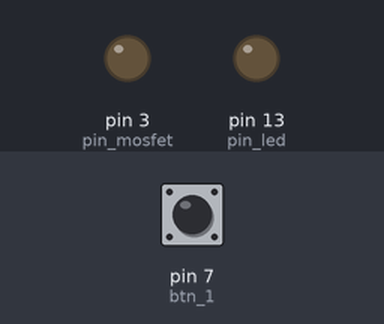
Bench run of a sketch on a simulated Arduino Uno, built with avr-gcc and run on an emulated ATmega328P. On the bench: output pins drawn as LEDs (lit = HIGH). The test bench sets the inputs (shaded band); at power-on: pin 7 (btn_1) HIGH.

Above: at 1.2 s.
1.3 s: pin 7 (btn_1) pulled LOW for 0.15 s
At 9.7 s:
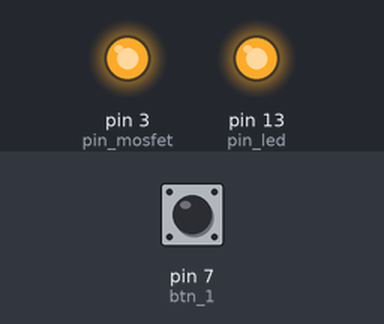
Timing chart, 0 to 10.4 s (numbered marks = the images above; inputs shaded):
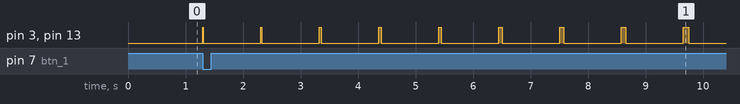

The sketch:

sketch_aug13c.ino
```cpp
#define pin_mosfet 3
#define pin_led 13
#define btn_1 7
void setup() {
  // put your setup code here, to run once:
  pinMode(pin_mosfet, OUTPUT);
  pinMode(pin_led, OUTPUT);
}

void loop() {
  // put your main code here, to run repeatedly:
  if (digitalRead(btn_1) == LOW) {
    for (int i = 0; i < 1; ++i) {
      for (int o = 10; o < 1000; o = o + 10) {
        digitalWrite(pin_led, HIGH);
        digitalWrite(pin_mosfet, HIGH);
        delay(o);
        digitalWrite(pin_led, LOW);
        digitalWrite(pin_mosfet, LOW);
        delay(1000);
      }
    }
  }

  else if (digitalRead(btn_1) == HIGH) {
    digitalWrite(pin_mosfet, LOW);
    digitalWrite(pin_led, LOW);

  }
}
```

Measured:
- after the input at 1.3 s, pin 3 (pin_mosfet), pin 13 (pin_led): LOW → HIGH at once, then repeats every 1.0 s: LOW 1.0 s, HIGH 0.02 s
